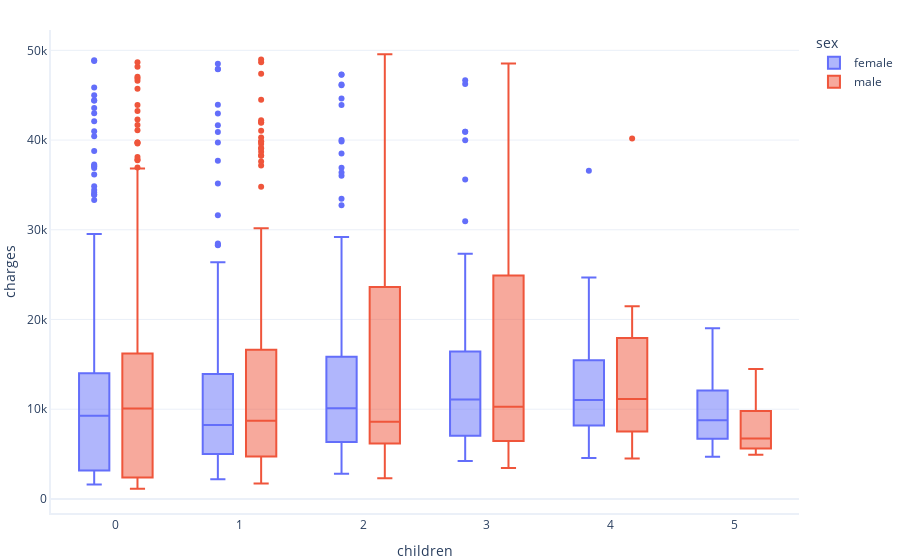

The cell this chart's notebook holds for it:
### Markdown cell above
Indistintamente si se trata de un hombre o una mujer, no se puede visualizar una relacion con los cargos. Asi que podria optar por no tener en cuenta esta variable

### Code cell
rq.box_and_whisker(df, label_x='children',label_y='charges',label_x2='sex')

### Figure 1 — Plotly figure (JSON) as saved in the notebook; plotly's stock layout.template omitted (floating-point values rounded to 4 significant figures; data arrays with more than 128 entries replaced by an {"elided": "..."} marker saying what was removed)
{"data": [{"alignmentgroup": "True", "hovertemplate": "sex=female<br>children=%{x}<br>charges=%{y}<extra></extra>", "legendgroup": "female", "marker": {"color": "#636efa"}, "name": "female", "notched": false, "offsetgroup": "female", "orientation": "v", "showlegend": true, "type": "box", "x": {"elided": "659 int values"}, "x0": " ", "xaxis": "x", "y": {"elided": "659 float values"}, "y0": " ", "yaxis": "y"}, {"alignmentgroup": "True", "hovertemplate": "sex=male<br>children=%{x}<br>charges=%{y}<extra></extra>", "legendgroup": "male", "marker": {"color": "#EF553B"}, "name": "male", "notched": false, "offsetgroup": "male", "orientation": "v", "showlegend": true, "type": "box", "x": {"elided": "672 int values"}, "x0": " ", "xaxis": "x", "y": {"elided": "672 float values"}, "y0": " ", "yaxis": "y"}], "layout": {"boxmode": "group", "legend": {"title": {"text": "sex"}, "tracegroupgap": 0}, "xaxis": {"anchor": "y", "domain": [0, 1], "title": {"text": "children"}}, "yaxis": {"anchor": "x", "domain": [0, 1], "title": {"text": "charges"}}}}
